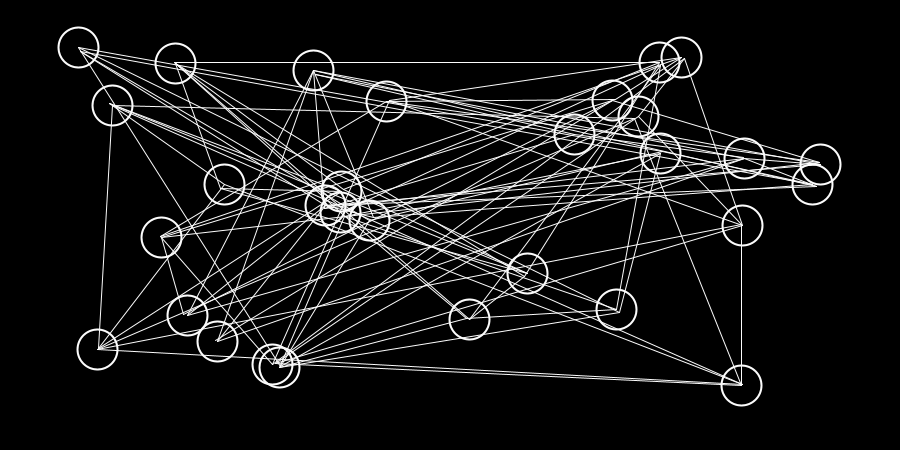
Frame 1 (no input)
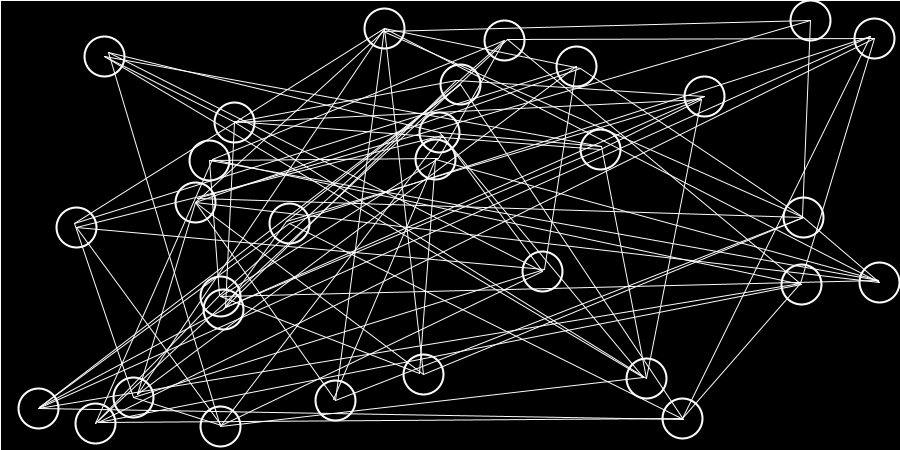
Frame 60 (the mouse pressed at the canvas centre just before this capture)
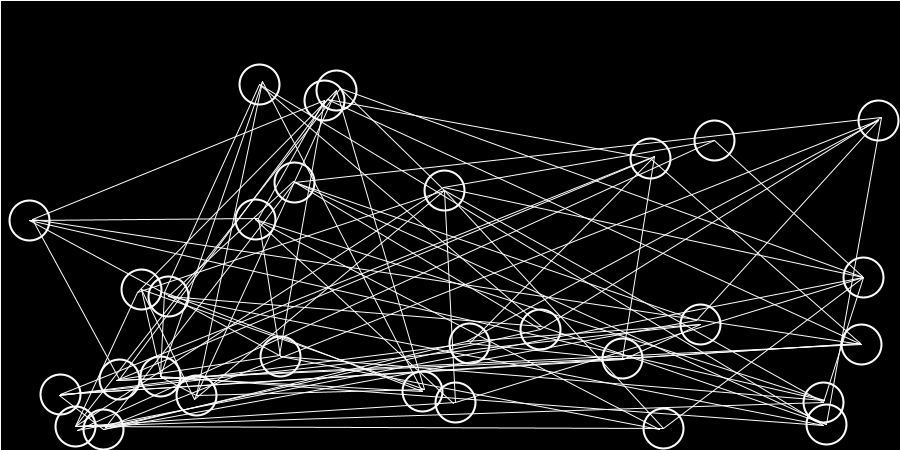
Frame 120 (the mouse held since frame 60 and released just before this capture)

The Processing sketch that drew these frames (run headless with seeded random() and noise(); from frame 60 on, the mouse is pressed at the canvas centre):

// Processing sketch: processing_13753
// ── processing_13753.pde

int R = 40;
int[] Xspeed =new int[30];
int[] Yspeed =new int[30];
int[] Bx = new int[30];
int[] By = new int[30];
 





void setup(){
  
  size(900,450);
  colorMode(HSB,100);
  background(0);
  noStroke();
  smooth();
  frameRate(50);
  
  
  for (int k=0;k<=29;k++){
  
  Bx[k] = int(random(0+40,width-40));
  By[k] = int(random(0+40,height-40));
  Xspeed[k] = int(random(-5,5));
  Yspeed[k] = int(random(-5,5));
  
  if(Xspeed[k] == 0 ){
  
    Xspeed[k] = 1;
    
  }
  if(Yspeed[k] == 0){
  
    Yspeed[k] = 1;
    
  }
  }
}
void draw(){
  fadeTowhite();
  
  for (int i=0;i<=29;i++){
  
  Bx[i] = Bx[i] + Xspeed[i];
  By[i] = By[i] + Yspeed[i];
  
  fill(0,0);
  rectMode(CENTER);
  strokeWeight(2);
  stroke(99);
  ellipse(Bx[i],By[i],R,R);
  
  
  for(int s=1;s<=3;s++){
  switch(i){
    
   case 27:
   strokeWeight(1);
           line(Bx[27],By[27],Bx[s],By[s]);   
   break;
   case 28:
   strokeWeight(1);
           line(Bx[28],By[28],Bx[s],By[s]);
   break;
   case 29:
   strokeWeight(1);
           line(Bx[29],By[29],Bx[s],By[s]);
   break;
   
   default :
   strokeWeight(1);
      line(Bx[i],By[i],Bx[i+s],By[i+s]);
   break;
  }
  }
  if(Bx[i] < R/2 || Bx[i] > width - R/2){
  
    Xspeed[i] = -Xspeed[i];
  
//    Xspeed[i] += int (random(-5,5));
  }
  if(By[i] < R/2 || By[i] > height - R/2 ){
  
    Yspeed[i] = -Yspeed[i];
  
//    Yspeed[i] += int (random(-5,5));
  }
  
  }
}
void fadeTowhite(){
  rectMode(CORNER);
  fill(0);
  rect(0,0,width,height);
}

void mouseClicked (){
  rectMode(CORNER);
  fill(0);
  rect(0,0,width,height);
  
  for(int j=0;j<=29;j++){
  
  Xspeed[j] = 1;
  Yspeed[j] = 1;
  }
}
                
